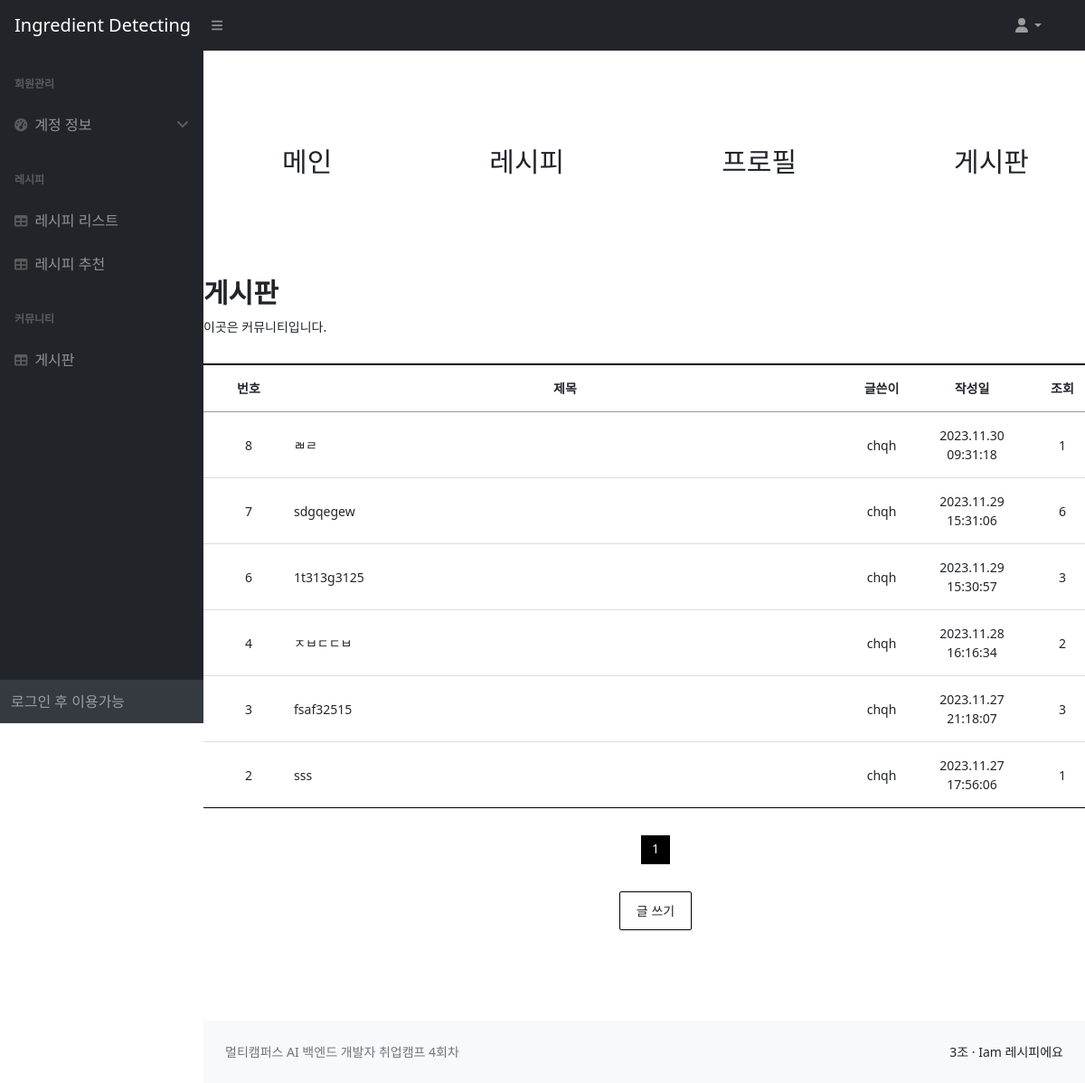
Before: /services/posts/ with the older database file.
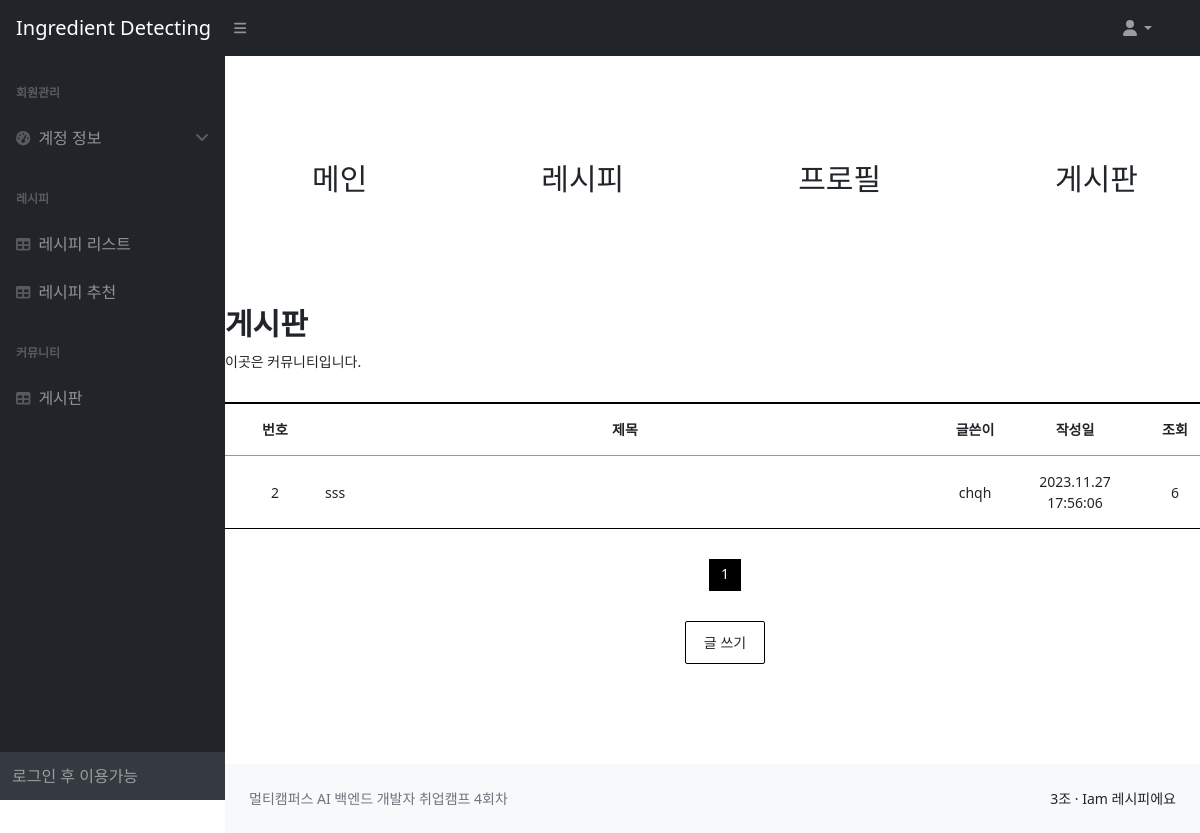
After: the same page with the newer database file.
### services/models.py (models this page shows, shortened)
class Post(models.Model):
    title = models.CharField(max_length=200)
    content = models.TextField()
    author = models.ForeignKey(User, on_delete=models.CASCADE)
    created_at = models.DateTimeField(auto_now_add=True)
    views = models.PositiveIntegerField(default=0)

### services/views.py (the view)
# urls.py: path('posts/', views.post_list, name='post_list'),
def post_list(request):
    all_posts = Post.objects.order_by('-created_at')
    paginator = Paginator(all_posts, 10)  # 페이지당 10개의 포스트를 보여줌
    page_number = request.GET.get('page')
    page_obj = paginator.get_page(page_number)
    for post in page_obj:
        post.views = post.views  # 조회수 필드 가져오기
        post.save()  # 변경사항 저장
    return render(request, 'services/post_list.html', {'page_obj': page_obj})

### services/templates/services/post_list.html (shortened to what this page needs)
{% extends 'base.html' %}
{% load static %}
{% block content %}
    <link href="{% static 'css/post_list_style.css' %}" rel="stylesheet"/>
    <div class="board_wrap">
        <div class="nav_bar">
            <ul class="nav">
                <li>
                    <a href="{% url 'index' %}">메인</a>
                </li>
                <li>
                    <a href="{% url 'detect_ingredients' %}">레시피</a>
                </li>
                <li>
                    <a href="{% url 'index' %}">프로필</a>
                </li>
                <li>
                    <a href="{% url 'post_list' %}">게시판</a>
                </li>
            </ul>
        </div>
        <div class="board_title">
            <strong>게시판</strong>
            <p>이곳은 커뮤니티입니다.</p>
        </div>
        <div class="board_list_wrap">
            <div class="board_list">
                <div class="top">
                    <div class="num">번호</div>
                    <div class="title">제목</div>
                    <div class="writer">글쓴이</div>
                    <div class="date">작성일</div>
                    <div class="count">조회</div>
                </div>
                {% for post in page_obj %}
                <div>
                    <div class="num">{{ post.id }}</div>
                    <div class="title">
                        <li><a href="{% url 'post_detail' post.pk %}">{{ post.title }}</a></li>
                    </div>
                    <div class="writer">{{ post.author.username }}</div>
                    <div class="date">
                        {{ post.created_at|date:"Y.m.d H:i:s" }}
                    </div>
                    <div class="count">{{ post.views }}</div>
                </div>
                {% endfor %}
            </div>
            <div class="board_page">
                {% for num in page_obj.paginator.page_range %}
                    {% if page_obj.number == num %}
                        <a href="?page={{ num }}" class="num on">{{ num }}</a>
                    {% else %}
                        <a href="?page={{ num }}" class="num">{{ num }}</a>
                    {% endif %}
                {% endfor %}
            </div>
            {% if not user.is_authenticated %}
                <div class="bt_wrap2">
                    <a href="#" id="post-create">글 쓰기</a>
                </div>
            {% else %}
                <div class="bt_wrap2">
                    <a href="{% url 'post_create' %}">글 쓰기</a>
                </div>
            {% endif %}
        </div>
    </div>
{% endblock %}

Changed rows visible on the page:
removed Post: id "8", title "ㄼㄹ", author.username "chqh", created_at "2023.11.30 09:31:18", views "1"
removed Post: id "7", title "sdgqegew", author.username "chqh", created_at "2023.11.29 15:31:06", views "6"
removed Post: id "6", title "1t313g3125", author.username "chqh", created_at "2023.11.29 15:30:57", views "3"
removed Post: id "4", title "ㅈㅂㄷㄷㅂ", author.username "chqh", created_at "2023.11.28 16:16:34", views "2"
removed Post: id "3", title "fsaf32515", author.username "chqh", created_at "2023.11.27 21:18:07", views "3"
changed Post "sss": views "1" → "6"
